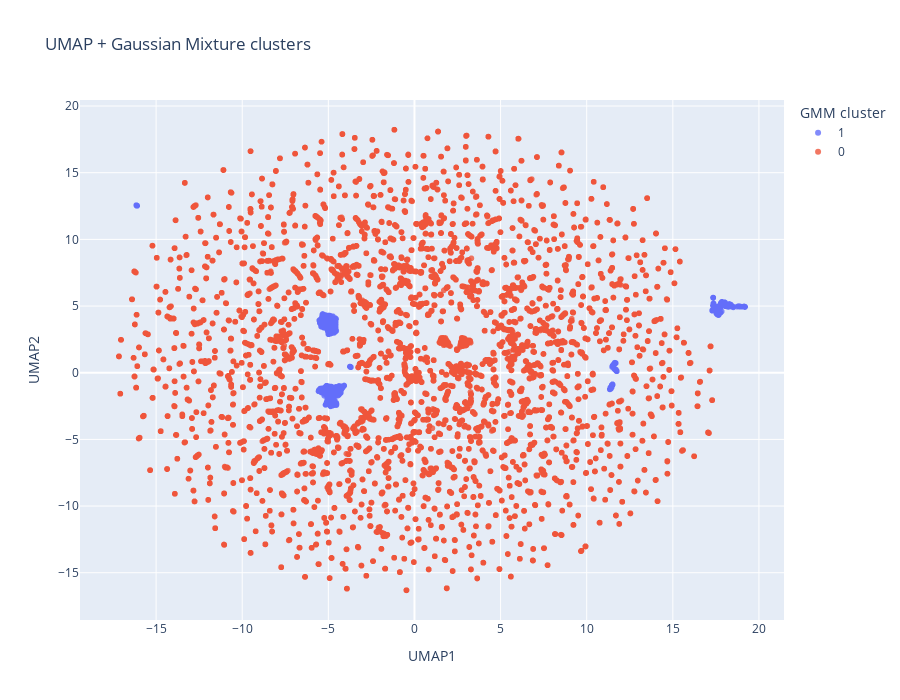

The notebook cell saved with this chart:
### Code cell
import plotly.express as px

df_vis = df.copy()
df_vis['UMAP1'] = X_umap[:, 0]
df_vis['UMAP2'] = X_umap[:, 1]
df_vis['gmm_cluster'] = gmm_labels.astype(str)

fig = px.scatter(
    df_vis,
    x='UMAP1',
    y='UMAP2',
    color='gmm_cluster',
    hover_data=['is_attack', 'burst_score_max', 'conn_count_10s_max', 'recent_activity_score_std', 'time_since_container_start_std', 'total_conn_from_ip_std'],
    title="UMAP + Gaussian Mixture clusters",
    width=900,
    height=700
)

fig.update_traces(marker=dict(size=6, opacity=0.8))
fig.update_layout(legend_title_text='GMM cluster')

fig.show()

### Figure 1 — Plotly figure (JSON) as saved in the notebook; plotly's stock layout.template omitted (floating-point values rounded to 4 significant figures; data arrays with more than 128 entries replaced by an {"elided": "..."} marker saying what was removed)
{"data": [{"customdata": {"elided": "2069x6 float values"}, "hovertemplate": "gmm_cluster=1<br>UMAP1=%{x}<br>UMAP2=%{y}<br>is_attack=%{customdata[0]}<br>burst_score_max=%{customdata[1]}<br>conn_count_10s_max=%{customdata[2]}<br>recent_activity_score_std=%{customdata[3]}<br>time_since_container_start_std=%{customdata[4]}<br>total_conn_from_ip_std=%{customdata[5]}<extra></extra>", "legendgroup": "1", "marker": {"color": "#636efa", "opacity": 0.8, "size": 6, "symbol": "circle"}, "mode": "markers", "name": "1", "showlegend": true, "type": "scattergl", "x": {"elided": "2069 float values"}, "xaxis": "x", "y": {"elided": "2069 float values"}, "yaxis": "y"}, {"customdata": {"elided": "21936x6 float values"}, "hovertemplate": "gmm_cluster=0<br>UMAP1=%{x}<br>UMAP2=%{y}<br>is_attack=%{customdata[0]}<br>burst_score_max=%{customdata[1]}<br>conn_count_10s_max=%{customdata[2]}<br>recent_activity_score_std=%{customdata[3]}<br>time_since_container_start_std=%{customdata[4]}<br>total_conn_from_ip_std=%{customdata[5]}<extra></extra>", "legendgroup": "0", "marker": {"color": "#EF553B", "opacity": 0.8, "size": 6, "symbol": "circle"}, "mode": "markers", "name": "0", "showlegend": true, "type": "scattergl", "x": {"elided": "21936 float values"}, "xaxis": "x", "y": {"elided": "21936 float values"}, "yaxis": "y"}], "layout": {"height": 700, "legend": {"title": {"text": "GMM cluster"}, "tracegroupgap": 0}, "title": {"text": "UMAP + Gaussian Mixture clusters"}, "width": 900, "xaxis": {"anchor": "y", "domain": [0, 1], "title": {"text": "UMAP1"}}, "yaxis": {"anchor": "x", "domain": [0, 1], "title": {"text": "UMAP2"}}}}
